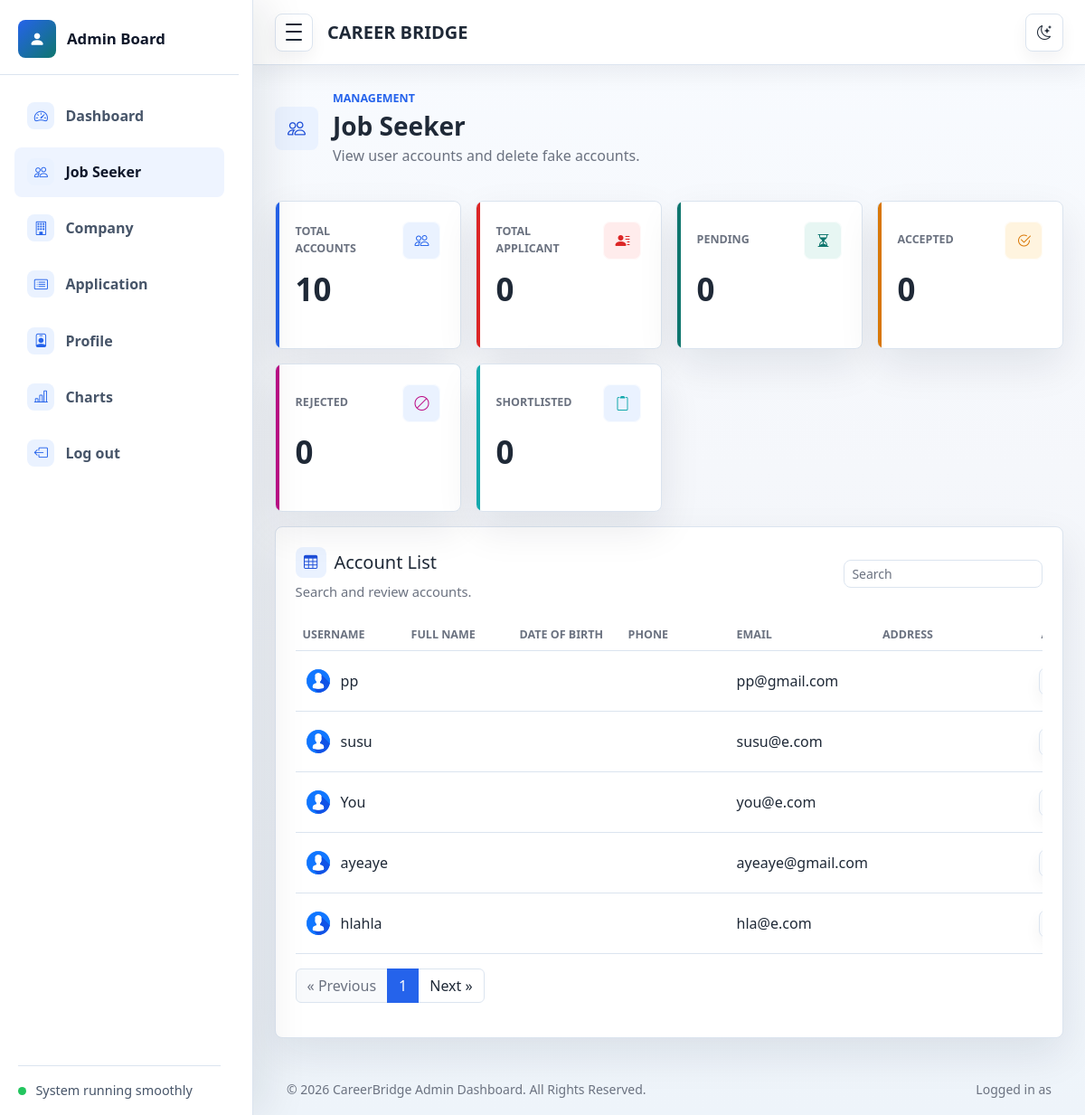
The app's page /employeelist with its own data.
### myapp/models.py (models this page shows, shortened)
class Employee(models.Model):
    username = models.CharField(max_length=50, unique=True)
    email = models.EmailField(unique=True)
    password = models.CharField(max_length=255)

### myapp/views.py (the view)
# urls.py: path('employeelist', employeelist, name='employeelist'),
def employeelist(request):
    employee=Employee.objects.all()
    paginator = Paginator(employee, 5)
    page_number = request.GET.get("page")
    obj = paginator.get_page(page_number)
    ecount=Employee.objects.count()
    pending=JobApplication.objects.filter(
        status='Pending'
    ).count()
    accept=JobApplication.objects.filter(
        status='Accepted'
    ).count()
    reject=JobApplication.objects.filter(
        status='Reject'
    ).count()
    short=JobApplication.objects.filter(
        status='Shortlisted'
    ).count()
    app = JobApplication.objects.values('employee').distinct().count()
    context={'employee':employee,'obj':obj , 'ecount' : ecount,
             'pending':pending, 'accept':accept, 'reject':reject,
             'app':app, 'short':short}
    return render(request,'employee_list.html',context)

### templates/employee_list.html (shortened to what this page needs)
{% extends 'admin.html' %}
{% block content %}
{% load static %}
      <main class="dashboard-content">
        <div class="container-fluid px-3 px-lg-4 py-4">
          <div class="page-heading">
            <div class="page-heading-copy">
              <span class="page-icon"><i class="bi bi-people" aria-hidden="true"></i></span>
              <div>
                <p class="eyebrow mb-1">Management</p>
                <h1 class="h3 mb-1">Job Seeker</h1>
                <p class="text-muted mb-0">View user accounts and delete fake accounts.</p>
              </div>
            </div>
          </div>
          <section class="row g-3 mt-1" aria-label="User summary">
            <div class="col-12 col-sm-6 col-xl-3">
              <article class="metric-card metric-primary">
                <div class="metric-top">
                  <span class="metric-label">Total Accounts</span>
                  <span class="metric-icon"><i class="bi bi-people" aria-hidden="true"></i></span>
                </div>
                <div class="metric-value">{{ecount}}</div>
              </article>
            </div>
            <div class="col-12 col-sm-6 col-xl-3">
              <article class="metric-card metric-danger">
                <div class="metric-top">
                  <span class="metric-label">Total Applicant</span>
                  <span class="metric-icon"><i class="bi bi-person-lines-fill" aria-hidden="true"></i></span>
                </div>
                <div class="metric-value">{{app}}</div>
              </article>
            </div>
            <div class="col-12 col-sm-6 col-xl-3">
              <article class="metric-card metric-success">
                <div class="metric-top">
                  <span class="metric-label">Pending</span>
                  <span class="metric-icon"><i class="bi bi-hourglass-split" aria-hidden="true"></i></span>
                </div>
                <div class="metric-value">{{pending}}</div>
              </article>
            </div>
            <div class="col-12 col-sm-6 col-xl-3">
              <article class="metric-card metric-warning">
                <div class="metric-top">
                  <span class="metric-label">Accepted</span>
                  <span class="metric-icon"><i class="bi bi-check2-circle" aria-hidden="true"></i></span>
                </div>
                <div class="metric-value">{{accept}}</div>
              </article>
            </div>
            <div class="col-12 col-sm-6 col-xl-3">
              <article class="metric-card metric-pp">
                <div class="metric-top">
                  <span class="metric-label">Rejected</span>
                  <span class="metric-icon"><i class="bi bi-ban" aria-hidden="true"></i></span>
                </div>
                <div class="metric-value">{{reject}}</div>
              </article>
            </div>
            <div class="col-12 col-sm-6 col-xl-3">
              <article class="metric-card metric-info">
                <div class="metric-top">
                  <span class="metric-label">Shortlisted</span>
                  <span class="metric-icon"><i class="bi bi-clipboard2" aria-hidden="true"></i></span>
                </div>
                <div class="metric-value">{{short}}</div>
              </article>
            </div>
          </section>
          <section class="panel mt-3" id="employee">
            <div class="panel-header">
              <div>
                <h2 class="h5 mb-1 section-title"><i class="bi bi-table" aria-hidden="true"></i><span>Account List</span></h2>
                <p class="text-muted mb-0">Search and review accounts.</p>
              </div>
              <div class="d-flex flex-wrap gap-2">
                <input class="form-control form-control-sm table-search" type="search" placeholder="Search" data-table-search="usersTable" aria-label="Search users">
              </div>
            </div>
            <div class="table-responsive">
              <table class="table align-middle mb-0" id="usersTable" data-searchable-table>
                <thead><tr><th scope="col">Username</th><th scope="col">Full name</th><th scope="col">Date of birth</th><th scope="col">Phone</th><th scope="col">Email</th><th scope="col">Address</th><th scope="col" class="text-end">Action</th></tr></thead>
                <tbody>
{% for i in obj %}
<tr>
    <td>
        <div class="d-flex align-items-center gap-2">
            {% if i.employeeprofile.profile_image %}
                <img class="avatar-img avatar-sm"
                     src="{{ i.employeeprofile.profile_image.url }}"
                     alt="{{ i.employeeprofile.full_name }}">
            {% else %}
                {% load static %}
                <img class="avatar-img avatar-sm"
                     src="{% static 'assets/images/avatar/admin1.jpg' %}"
                     alt="Default">
            {% endif %}
            <span>{{ i.username }}</span>
        </div>
    </td>
    <td>{{ i.employeeprofile.full_name }}</td>
    <td>{{ i.employeeprofile.date_of_birth }}</td>
    <td>{{ i.employeeprofile.phone }}</td>
    <td>{{ i.email }}</td>
    <td>{{ i.employeeprofile.address }}</td>
    <td class="text-end">
        <a class="btn btn-light btn-sm" href="{% url 'employee_detail' i.id %}">
        </a>
    </td>
</tr>
{% empty %}
<tr>
    <td colspan="6" class="text-center">
        No employees found.
    </td>
</tr>
{% endfor %}
</tbody>
              </table>
            </div>
             <nav aria-label="Page navigation example" class="pt-3">
    <ul class="pagination">
      {% if obj.has_previous %}
      <li class="page-item">
        <a class="page-link" href="?page={{ obj.previous_page_number }}#employee" aria-label="Previous">
          <span aria-hidden="true">&laquo; Previous</span>
        </a>
      </li>
      {% else %}
      <li class="page-item disabled">
        <span class="page-link" aria-label="Previous">&laquo; Previous</span>
      </li>
      {% endif %}
      <li class="page-item active" aria-current="page">
        <span class="page-link">
          {{ obj.number }}
        </span>
      </li>
      {% if obj.has_next %}
      <li class="page-item">
        <a class="page-link" href="?page={{ obj.next_page_number }}#employee" aria-label="Next">
          <span aria-hidden="true">Next &raquo;</span>
        </a>
      </li>
      {% else %}
      <li class="page-item disabled">
        <span class="page-link" aria-label="Next">Next &raquo;</span>
      </li>
      {% endif %}
    </ul>
  </nav>
          </section>
        </div>
      </main>
{% endblock content %}

### records on screen
Employee: username "pp", email "pp@gmail.com"
Employee: username "susu", email "susu@e.com"
Employee: username "You", email "you@e.com"
Employee: username "ayeaye", email "ayeaye@gmail.com"
Employee: username "hlahla", email "hla@e.com"

### other values on screen
{{ ecount }} "10"
{{ app }} "0"
{{ pending }} "0"
{{ accept }} "0"
{{ reject }} "0"
{{ short }} "0"
{{ obj.number }} "1"
